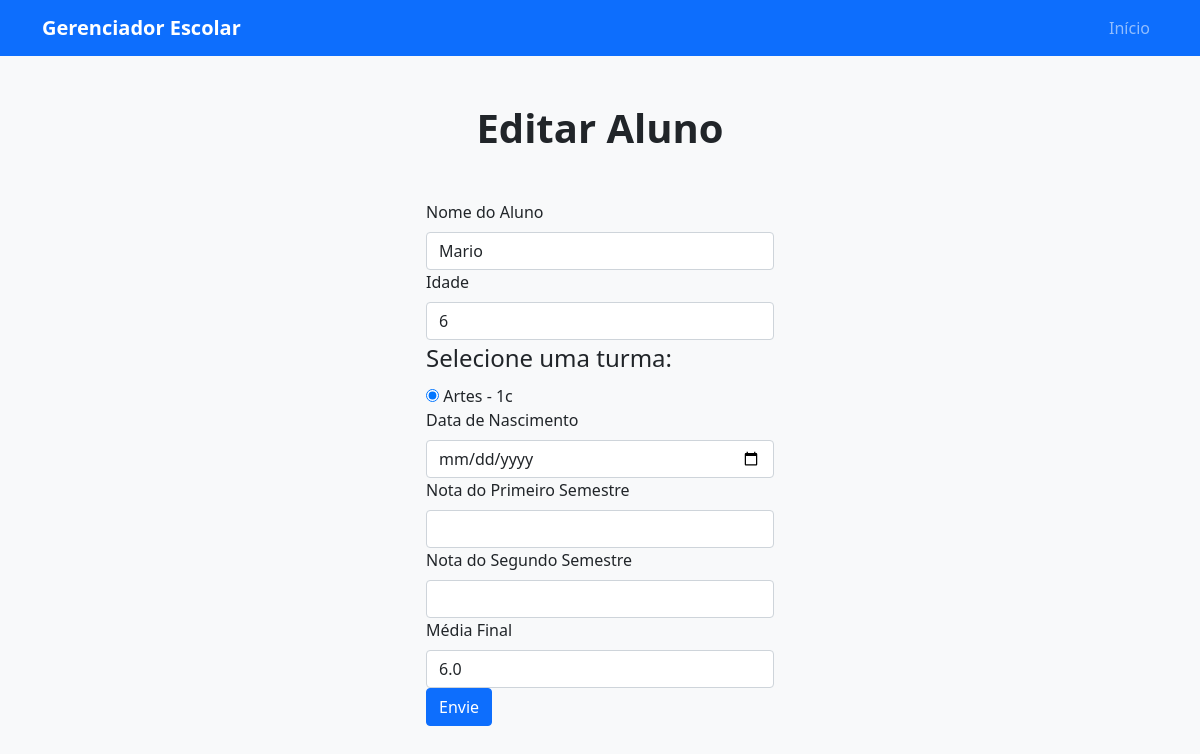
/alunos/editar/Mario, run on the app's committed database.
### model/aluno.py (models this page shows)
class Aluno(db.Model):
    __tablename__ = "alunos"
    id = db.Column(db.Integer, primary_key=True)
    nome = db.Column(db.String, nullable=False)
    idade = db.Column(db.Integer, nullable=False)
    data_nascimento = db.Column(db.Date, nullable=False)
    nota_primeiro_semestre =db.Column(db.Float,nullable=True)
    nota_segundo_semestre =db.Column(db.Float, nullable=True)
    media_final = db.Column(db.Float, nullable=True)
    turma_id = db.Column(db.Integer, db.ForeignKey("turmas.id"), nullable=False)
    turma = db.relationship("Turma", back_populates="alunos")

### model/turma.py (models this page shows)
class Turma(db.Model):
    __tablename__ = "turmas"
    id = db.Column(db.Integer, primary_key=True)
    descricao = db.Column(db.String(100), nullable=False)
    ativo = db.Column(db.Boolean, nullable=False, default=True)
    alunos = db.relationship("Aluno", back_populates="turma")
    professor_id = db.Column(db.Integer, db.ForeignKey("professores.id"), nullable=False)
    professor = db.relationship("Professor", back_populates="turmas")

### routes/aluno_routes.py (the view, shortened to what this page needs)
@alunos_bp.route("/editar/<nome>", methods=["GET", "POST"])
def editar_aluno(nome):
    turmas = TurmaController.index()
    aluno = Aluno.query.filter_by(nome=nome).first()
    if not aluno:
        flash("Aluno não encontrado!")
        return redirect(url_for("listar_alunos"))
    return render_template("cadastro_aluno.html", titulo="Editar Aluno", turmas=turmas, aluno=aluno)

### controller/turma_controller.py (called while the page is built)
    @staticmethod
    def index():
        turmas = Turma.query.all()
        return turmas

### templates/cadastro_aluno.html
{% extends 'template.html' %}
{% block conteudo %}
    <form class="form" method="POST" action="{% if aluno %}{{ url_for('aluno_rota.editar_aluno', nome=aluno.nome) }}{% else %}{{ url_for('aluno_rota.criar_aluno') }}{% endif %}">
        <label class="form-label" for="nome_aluno">Nome do Aluno</label>
        <input class="form-control" type="text" id="nome_aluno" name="nome" value="{{ aluno.nome if aluno else '' }}" required>
        <label class="form-label" for="idade_aluno">Idade </label>
        <input class="form-control" id="idade_aluno" type="number" name="idade" value="{{ aluno.idade if aluno else '' }}" required>
        <fieldset>
          <legend>Selecione uma turma: </legend>
            {% for turma in turmas %}
              <div>
                <input type="radio" id="turma_{{ turma.id }}" name="turma" value="{{ turma.id }}" {% if loop.first %}checked{% endif %}>
                <label for="turma_{{ turma.id }}">{{ turma.descricao }}</label>
              </div>
            {% endfor %}
        </fieldset>
        <label class="form-label" >Data de Nascimento</label>
        <input class="form-control" type="date" name="data_nasc" value="{{ aluno.data_nasc if aluno else '' }}" required>
        <label class="form-label">Nota do Primeiro Semestre</label>
        <input class="form-control" type="number" name="nota_semestre_um" value="{{ aluno.nota_semestre_um if aluno else '' }}">
        <label class="form-label" >Nota do Segundo Semestre</label>
        <input class="form-control" type="number" name="nota_semestre_dois" value="{{ aluno.nota_semestre_dois if aluno else '' }}">
        <label class="form-label">Média Final</label>
        <input class="form-control" type="text" name="media_final" value="{{ aluno.media_final if aluno else '' }}">
        <button class="btn btn-primary btn-block mb-4" type="submit"> Envie </button>
    </form>
{% endblock %}

### data on the page
Aluno: nome "Mario", idade "6", media_final "6.0"
Turma: descricao "Artes - 1c"

### other printed values
{{ titulo }} "Editar Aluno"
